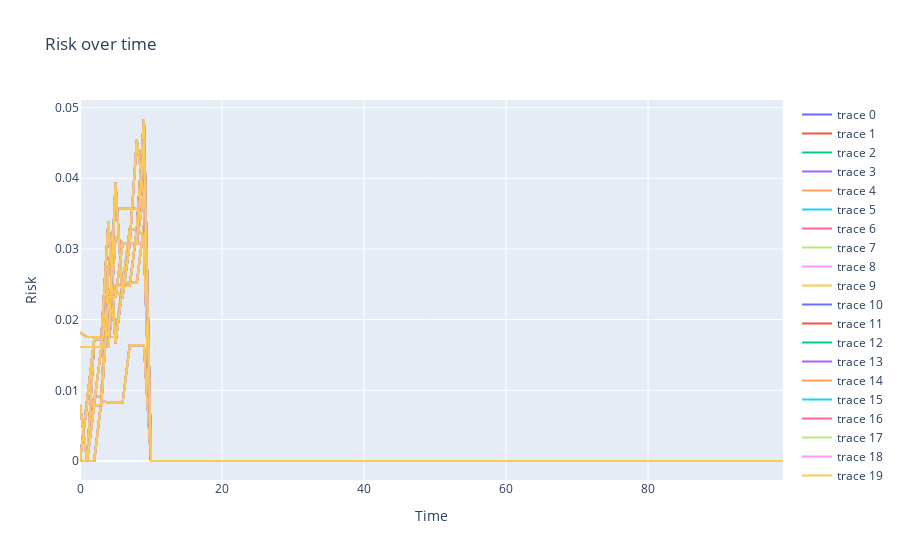

Here is the notebook cell this chart was saved with:
### Code cell
#plot all risks
fig = go.Figure()
for i in range(100):
    fig.add_trace(go.Scatter(x=np.arange(len(risks_history[i])), y=risks_history[i], mode='lines'))
fig.update_layout(title='Risk over time', xaxis_title='Time', yaxis_title='Risk')
fig.show()
